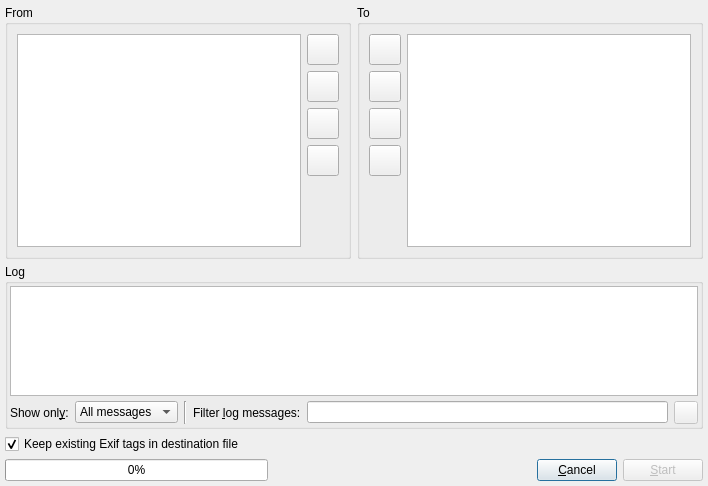
<?xml version="1.0" encoding="UTF-8"?>
<ui version="4.0">
 <author>Giuseppe Rota</author>
 <class>TransplantExifDialog</class>
 <widget class="QDialog" name="TransplantExifDialog">
  <property name="geometry">
   <rect>
    <x>0</x>
    <y>0</y>
    <width>708</width>
    <height>486</height>
   </rect>
  </property>
  <property name="windowTitle">
   <string>Copy Exif data</string>
  </property>
  <property name="windowIcon">
   <iconset>
    <normaloff>:/icons/images/luminance-hdr.png</normaloff>:/icons/images/luminance-hdr.png</iconset>
  </property>
  <layout class="QVBoxLayout">
   <property name="spacing">
    <number>5</number>
   </property>
   <property name="leftMargin">
    <number>5</number>
   </property>
   <property name="topMargin">
    <number>5</number>
   </property>
   <property name="rightMargin">
    <number>5</number>
   </property>
   <property name="bottomMargin">
    <number>5</number>
   </property>
   <item>
    <layout class="QHBoxLayout">
     <property name="spacing">
      <number>6</number>
     </property>
     <property name="leftMargin">
      <number>0</number>
     </property>
     <property name="topMargin">
      <number>0</number>
     </property>
     <property name="rightMargin">
      <number>0</number>
     </property>
     <property name="bottomMargin">
      <number>0</number>
     </property>
     <item>
      <widget class="QGroupBox" name="groupBox_2">
       <property name="title">
        <string>From</string>
       </property>
       <layout class="QGridLayout" name="gridLayout">
        <item row="0" column="0">
         <layout class="QVBoxLayout" name="_2">
          <property name="spacing">
           <number>6</number>
          </property>
          <property name="leftMargin">
           <number>0</number>
          </property>
          <property name="topMargin">
           <number>0</number>
          </property>
          <property name="rightMargin">
           <number>0</number>
          </property>
          <property name="bottomMargin">
           <number>0</number>
          </property>
          <item>
           <widget class="QListWidget" name="leftlist">
            <property name="editTriggers">
             <set>QAbstractItemView::NoEditTriggers</set>
            </property>
            <property name="selectionMode">
             <enum>QAbstractItemView::ContiguousSelection</enum>
            </property>
            <property name="currentRow">
             <number>-1</number>
            </property>
           </widget>
          </item>
         </layout>
        </item>
        <item row="0" column="1">
         <layout class="QVBoxLayout">
          <property name="spacing">
           <number>6</number>
          </property>
          <property name="leftMargin">
           <number>0</number>
          </property>
          <property name="topMargin">
           <number>0</number>
          </property>
          <property name="rightMargin">
           <number>0</number>
          </property>
          <property name="bottomMargin">
           <number>0</number>
          </property>
          <item>
           <widget class="QToolButton" name="addleft">
            <property name="toolTip">
             <string>Append files to the list</string>
            </property>
            <property name="icon">
             <iconset theme="list-add">
              <normaloff>.</normaloff>.</iconset>
            </property>
            <property name="iconSize">
             <size>
              <width>24</width>
              <height>24</height>
             </size>
            </property>
           </widget>
          </item>
          <item>
           <widget class="QToolButton" name="removeleft">
            <property name="toolTip">
             <string>Remove selected file(s) from the list</string>
            </property>
            <property name="icon">
             <iconset theme="list-remove">
              <normaloff>.</normaloff>.</iconset>
            </property>
            <property name="iconSize">
             <size>
              <width>24</width>
              <height>24</height>
             </size>
            </property>
           </widget>
          </item>
          <item>
           <widget class="QToolButton" name="moveup_left_button">
            <property name="toolTip">
             <string>Move up selected file(s)</string>
            </property>
            <property name="icon">
             <iconset theme="arrow-up">
              <normaloff>.</normaloff>.</iconset>
            </property>
            <property name="iconSize">
             <size>
              <width>24</width>
              <height>24</height>
             </size>
            </property>
           </widget>
          </item>
          <item>
           <widget class="QToolButton" name="movedown_left_button">
            <property name="toolTip">
             <string>Move down selected file(s)</string>
            </property>
            <property name="icon">
             <iconset theme="arrow-down">
              <normaloff>.</normaloff>.</iconset>
            </property>
            <property name="iconSize">
             <size>
              <width>24</width>
              <height>24</height>
             </size>
            </property>
           </widget>
          </item>
          <item>
           <spacer>
            <property name="orientation">
             <enum>Qt::Vertical</enum>
            </property>
            <property name="sizeHint" stdset="0">
             <size>
              <width>20</width>
              <height>40</height>
             </size>
            </property>
           </spacer>
          </item>
         </layout>
        </item>
       </layout>
      </widget>
     </item>
     <item>
      <widget class="QGroupBox" name="groupBox_3">
       <property name="title">
        <string>To</string>
       </property>
       <layout class="QGridLayout" name="gridLayout_2">
        <item row="0" column="1">
         <layout class="QVBoxLayout" name="_3">
          <property name="spacing">
           <number>6</number>
          </property>
          <property name="leftMargin">
           <number>0</number>
          </property>
          <property name="topMargin">
           <number>0</number>
          </property>
          <property name="rightMargin">
           <number>0</number>
          </property>
          <property name="bottomMargin">
           <number>0</number>
          </property>
          <item>
           <widget class="QListWidget" name="rightlist">
            <property name="editTriggers">
             <set>QAbstractItemView::NoEditTriggers</set>
            </property>
            <property name="selectionMode">
             <enum>QAbstractItemView::ContiguousSelection</enum>
            </property>
           </widget>
          </item>
         </layout>
        </item>
        <item row="0" column="0">
         <layout class="QVBoxLayout">
          <property name="spacing">
           <number>6</number>
          </property>
          <property name="leftMargin">
           <number>0</number>
          </property>
          <property name="topMargin">
           <number>0</number>
          </property>
          <property name="rightMargin">
           <number>0</number>
          </property>
          <property name="bottomMargin">
           <number>0</number>
          </property>
          <item>
           <widget class="QToolButton" name="addright">
            <property name="toolTip">
             <string>Append files to the list</string>
            </property>
            <property name="icon">
             <iconset theme="list-add">
              <normaloff>.</normaloff>.</iconset>
            </property>
            <property name="iconSize">
             <size>
              <width>24</width>
              <height>24</height>
             </size>
            </property>
           </widget>
          </item>
          <item>
           <widget class="QToolButton" name="removeright">
            <property name="toolTip">
             <string>Remove selected file(s) from the list</string>
            </property>
            <property name="icon">
             <iconset theme="list-remove">
              <normaloff>.</normaloff>.</iconset>
            </property>
            <property name="iconSize">
             <size>
              <width>24</width>
              <height>24</height>
             </size>
            </property>
           </widget>
          </item>
          <item>
           <widget class="QToolButton" name="moveup_right_button">
            <property name="toolTip">
             <string>Move up selected file(s)</string>
            </property>
            <property name="icon">
             <iconset theme="arrow-up">
              <normaloff>.</normaloff>.</iconset>
            </property>
            <property name="iconSize">
             <size>
              <width>24</width>
              <height>24</height>
             </size>
            </property>
           </widget>
          </item>
          <item>
           <widget class="QToolButton" name="movedown_right_button">
            <property name="toolTip">
             <string>Move down selected file(s)</string>
            </property>
            <property name="icon">
             <iconset theme="arrow-down">
              <normaloff>.</normaloff>.</iconset>
            </property>
            <property name="iconSize">
             <size>
              <width>24</width>
              <height>24</height>
             </size>
            </property>
           </widget>
          </item>
          <item>
           <spacer>
            <property name="orientation">
             <enum>Qt::Vertical</enum>
            </property>
            <property name="sizeHint" stdset="0">
             <size>
              <width>20</width>
              <height>40</height>
             </size>
            </property>
           </spacer>
          </item>
         </layout>
        </item>
       </layout>
      </widget>
     </item>
    </layout>
   </item>
   <item>
    <widget class="QGroupBox" name="groupBox">
     <property name="title">
      <string>Log</string>
     </property>
     <layout class="QVBoxLayout">
      <property name="spacing">
       <number>5</number>
      </property>
      <property name="leftMargin">
       <number>2</number>
      </property>
      <property name="topMargin">
       <number>2</number>
      </property>
      <property name="rightMargin">
       <number>2</number>
      </property>
      <property name="bottomMargin">
       <number>2</number>
      </property>
      <item>
       <widget class="QListView" name="Log_Widget">
        <property name="sizePolicy">
         <sizepolicy hsizetype="Preferred" vsizetype="Preferred">
          <horstretch>0</horstretch>
          <verstretch>0</verstretch>
         </sizepolicy>
        </property>
        <property name="maximumSize">
         <size>
          <width>16777215</width>
          <height>110</height>
         </size>
        </property>
        <property name="toolTip">
         <string>Exif operations report</string>
        </property>
        <property name="editTriggers">
         <set>QAbstractItemView::NoEditTriggers</set>
        </property>
        <property name="selectionMode">
         <enum>QAbstractItemView::ContiguousSelection</enum>
        </property>
        <property name="resizeMode">
         <enum>QListView::Adjust</enum>
        </property>
       </widget>
      </item>
      <item>
       <layout class="QHBoxLayout">
        <property name="spacing">
         <number>6</number>
        </property>
        <property name="leftMargin">
         <number>0</number>
        </property>
        <property name="topMargin">
         <number>0</number>
        </property>
        <property name="rightMargin">
         <number>0</number>
        </property>
        <property name="bottomMargin">
         <number>0</number>
        </property>
        <item>
         <widget class="QLabel" name="filterLabel1">
          <property name="text">
           <string>Show onl&amp;y:</string>
          </property>
          <property name="buddy">
           <cstring>filterComboBox</cstring>
          </property>
         </widget>
        </item>
        <item>
         <widget class="QComboBox" name="filterComboBox">
          <property name="toolTip">
           <string>Filter messages based on severity</string>
          </property>
          <item>
           <property name="text">
            <string>All messages</string>
           </property>
          </item>
          <item>
           <property name="text">
            <string>Errors only</string>
           </property>
          </item>
         </widget>
        </item>
        <item>
         <widget class="Line" name="line">
          <property name="orientation">
           <enum>Qt::Vertical</enum>
          </property>
         </widget>
        </item>
        <item>
         <widget class="QLabel" name="filterLabel2">
          <property name="text">
           <string>Filter &amp;log messages:</string>
          </property>
          <property name="buddy">
           <cstring>filterLineEdit</cstring>
          </property>
         </widget>
        </item>
        <item>
         <widget class="QLineEdit" name="filterLineEdit"/>
        </item>
        <item>
         <widget class="QToolButton" name="clearTextToolButton">
          <property name="enabled">
           <bool>false</bool>
          </property>
          <property name="toolTip">
           <string>Clear filter text</string>
          </property>
          <property name="icon">
           <iconset theme="edit-clear">
            <normaloff>.</normaloff>.</iconset>
          </property>
         </widget>
        </item>
       </layout>
      </item>
     </layout>
    </widget>
   </item>
   <item>
    <widget class="QCheckBox" name="checkBox_dont_overwrite">
     <property name="text">
      <string>Keep existing Exif tags in destination file</string>
     </property>
     <property name="checked">
      <bool>true</bool>
     </property>
    </widget>
   </item>
   <item>
    <layout class="QHBoxLayout">
     <property name="spacing">
      <number>6</number>
     </property>
     <property name="leftMargin">
      <number>0</number>
     </property>
     <property name="topMargin">
      <number>0</number>
     </property>
     <property name="rightMargin">
      <number>0</number>
     </property>
     <property name="bottomMargin">
      <number>0</number>
     </property>
     <item>
      <widget class="QProgressBar" name="progressBar">
       <property name="value">
        <number>0</number>
       </property>
       <property name="alignment">
        <set>Qt::AlignHCenter</set>
       </property>
       <property name="orientation">
        <enum>Qt::Horizontal</enum>
       </property>
      </widget>
     </item>
     <item>
      <spacer>
       <property name="orientation">
        <enum>Qt::Horizontal</enum>
       </property>
       <property name="sizeHint" stdset="0">
        <size>
         <width>40</width>
         <height>20</height>
        </size>
       </property>
      </spacer>
     </item>
     <item>
      <widget class="QPushButton" name="cancelbutton">
       <property name="text">
        <string>&amp;Cancel</string>
       </property>
      </widget>
     </item>
     <item>
      <widget class="QPushButton" name="TransplantButton">
       <property name="enabled">
        <bool>false</bool>
       </property>
       <property name="text">
        <string>&amp;Start</string>
       </property>
      </widget>
     </item>
    </layout>
   </item>
  </layout>
 </widget>
 <tabstops>
  <tabstop>movedown_left_button</tabstop>
  <tabstop>leftlist</tabstop>
  <tabstop>moveup_right_button</tabstop>
  <tabstop>movedown_right_button</tabstop>
  <tabstop>rightlist</tabstop>
  <tabstop>filterComboBox</tabstop>
  <tabstop>filterLineEdit</tabstop>
  <tabstop>clearTextToolButton</tabstop>
  <tabstop>Log_Widget</tabstop>
  <tabstop>checkBox_dont_overwrite</tabstop>
  <tabstop>cancelbutton</tabstop>
  <tabstop>TransplantButton</tabstop>
 </tabstops>
 <resources>
  <include location="../../icons.qrc"/>
 </resources>
 <connections>
  <connection>
   <sender>cancelbutton</sender>
   <signal>clicked()</signal>
   <receiver>TransplantExifDialog</receiver>
   <slot>reject()</slot>
   <hints>
    <hint type="sourcelabel">
     <x>408</x>
     <y>483</y>
    </hint>
    <hint type="destinationlabel">
     <x>54</x>
     <y>421</y>
    </hint>
   </hints>
  </connection>
  <connection>
   <sender>clearTextToolButton</sender>
   <signal>clicked()</signal>
   <receiver>filterLineEdit</receiver>
   <slot>clear()</slot>
   <hints>
    <hint type="sourcelabel">
     <x>472</x>
     <y>379</y>
    </hint>
    <hint type="destinationlabel">
     <x>416</x>
     <y>378</y>
    </hint>
   </hints>
  </connection>
 </connections>
</ui>
